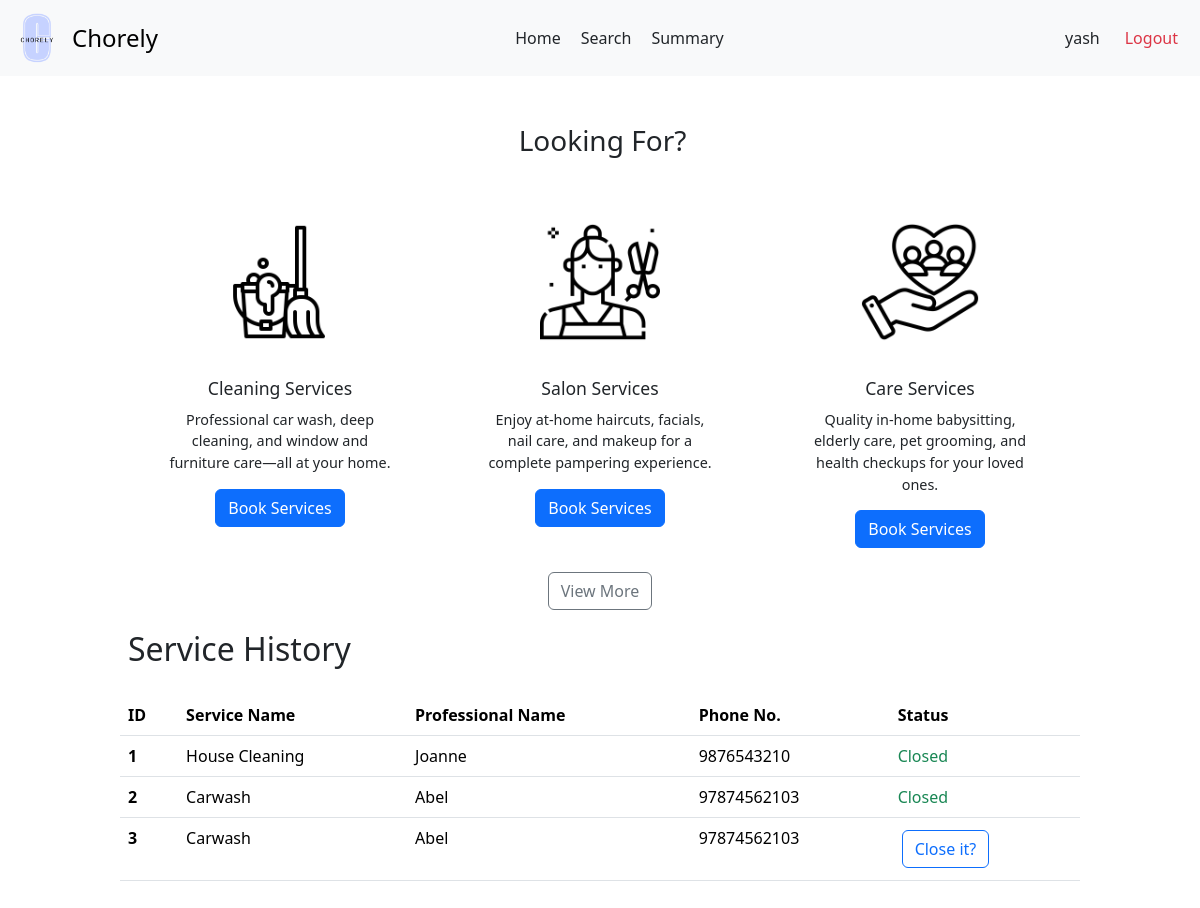
Before: /user/customer/2 with the older database file.
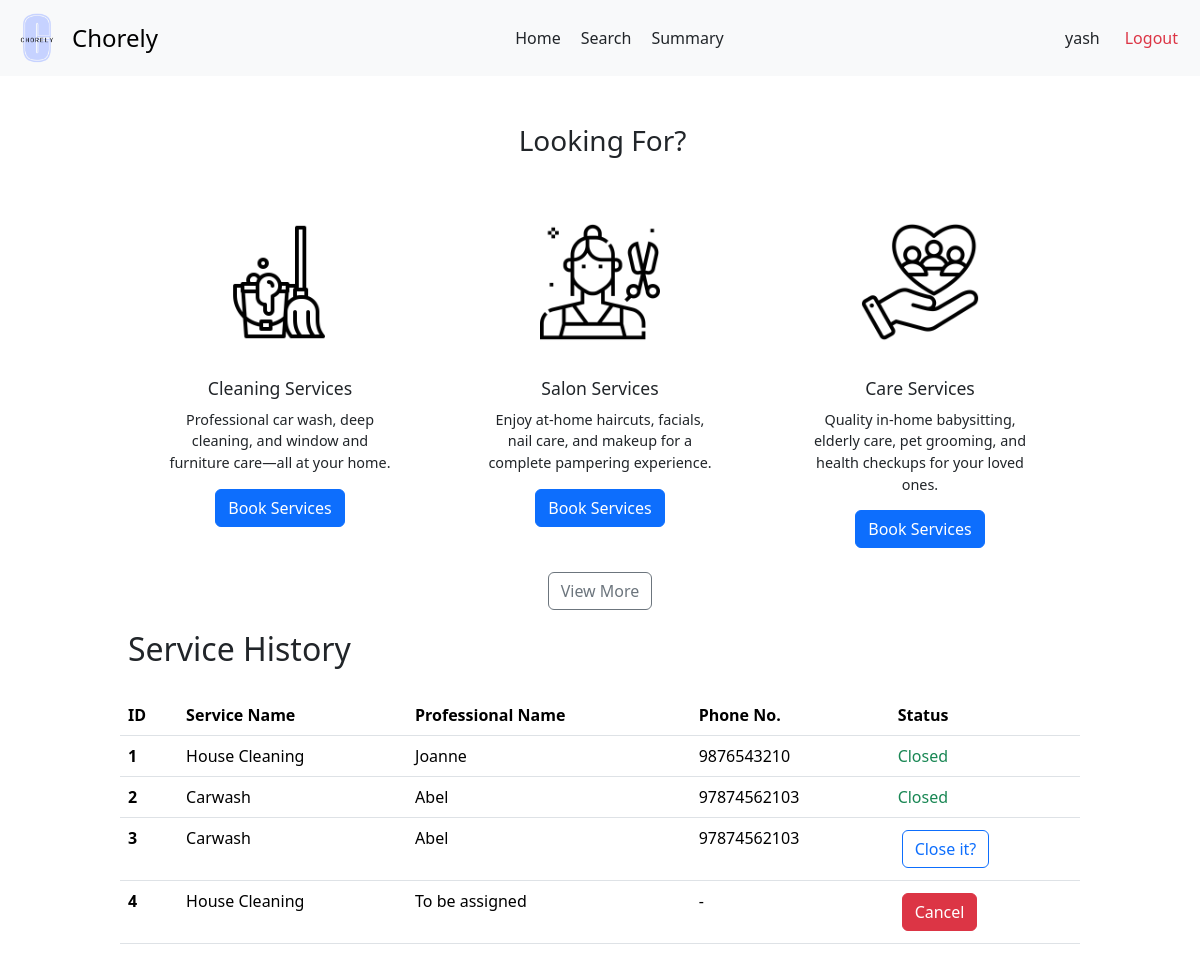
After: the same page with the newer database file.
### backend/models.py (models this page shows)
class Users(db.Model):
  __tablename__ = 'Users'
  user_id = db.Column(db.Integer, primary_key=True, autoincrement=True)
  username = db.Column(db.String, unique=True, nullable=False)
  password = db.Column(db.String, nullable=False)
  role = db.Column(db.String, nullable=False)
  is_blocked = db.Column(db.Boolean, default=False)
  service_professional = db.relationship('ServiceProfessionals', backref='user', uselist=False)
  customer = db.relationship('Customers', backref='user', uselist=False)

class ServiceRequests(db.Model):
    __tablename__ = 'ServiceRequests'
    request_id = db.Column(db.Integer, primary_key=True, autoincrement=True)
    service_id = db.Column(db.Integer, db.ForeignKey('Services.service_id'), nullable=False)
    customer_id = db.Column(db.Integer, db.ForeignKey('Customers.customer_id'), nullable=False)
    professional_id = db.Column(db.Integer, db.ForeignKey('ServiceProfessionals.professional_id'))
    requested_service_date = db.Column(db.Date, default=date.today())
    date_of_request = db.Column(db.Date, default=date.today())
    date_of_completion = db.Column(db.Date)
    service_status = db.Column(db.String, default='requested')
    additional_requests = db.Column(db.String)
    remarks = db.Column(db.String)
    rating = db.Column(db.Float)

class Services(db.Model):
    __tablename__ = 'Services'
    service_id = db.Column(db.Integer, primary_key=True, autoincrement=True)
    name = db.Column(db.String, nullable=False)
    description = db.Column(db.String)
    base_price = db.Column(db.Float, nullable=False)
    time_required = db.Column(db.Integer)
    category = db.Column(db.String)
    service_professionals = db.relationship('ServiceProfessionals', backref='service')
    service_requests = db.relationship('ServiceRequests', backref='service')

class ServiceProfessionals(db.Model):
    __tablename__ = 'ServiceProfessionals'
    professional_id = db.Column(db.Integer, primary_key=True, autoincrement=True)
    user_id = db.Column(db.Integer, db.ForeignKey('Users.user_id'), unique=True, nullable=False)
    service_id = db.Column(db.Integer, db.ForeignKey('Services.service_id'), nullable=False)
    experience_years = db.Column(db.Integer)
    profile_verified = db.Column(db.Boolean, default=False)
    name = db.Column(db.String, nullable = False)
    phone = db.Column(db.String)
    address = db.Column(db.String)
    pin_code = db.Column(db.String)
    service_requests = db.relationship('ServiceRequests', backref='professional')

### backend/customerController.py (the view)
@app.route('/user/customer/<int:user_id>')
def customer_dash(user_id):
  user = Users.query.filter_by(user_id = user_id).first()
  customer = Customers.query.filter_by(user_id = user_id).first()
  return render_template('customer-dash.html', customer = customer, user = user, service_requests = customer.service_requests)

### templates/customer-dash.html (shortened to what this page needs)
<!DOCTYPE html>
<html lang="en">
<head>
  <link href="https://cdn.jsdelivr.net/npm/bootstrap@5.3.3/dist/css/bootstrap.min.css" rel="stylesheet">
  <link rel="stylesheet" href="{{ url_for('static', filename='customer-dash.css') }}">
  <link rel="stylesheet" href="{{ url_for('static', filename='navbar.css') }}">
</head>
<body>
  <nav class="navbar bg-body-tertiary">
    <div class="container-fluid">
      <a class="navbar-brand d-flex align-items-center" href="#" style="text-decoration: none;">
        <img src="{{ url_for('static', filename='logo.png') }}" alt="Chorely Logo" width="50" height="50" id="logo">
        <span style="font-size: 1.5rem;">Chorely</span>
      </a>
      <div style="display: flex;">
        <a class="nav-link active" aria-current="page" href="#">Home</a>
        <a class="nav-link" href="/customer/{{ customer.customer_id }}/search">Search</a>
        <a class="nav-link" href="/user/{{ user.user_id }}/summary">Summary</a>
      </div>
      <div class="d-flex text text-end">
        <a class="nav-link" href="/user/{{ user.user_id }}/profile">{{ user.username }}</a>
        <a class="nav-link text-danger" href="/userlogin">Logout</a>
      </div>
    </div>
  </nav>
  <div id="main">
    <div id="canvas">
      <br>
      <div class="container text-center">
        <h3 class="headings">Looking For?</h3>
        <div class="row g-4 justify-content-center" style="margin-top: 20px;">
          <div class="col">
            <div class="card custom-card mx-auto" style="width: 18rem; border: none;">
              <img src="{{ url_for('static', filename='cleaning.png') }}" class="card-img-top card-icon" alt="cleaning-mop">
              <div class="card-body">
                <h5 class="card-title">Cleaning Services</h5>
                <p class="card-text">Professional car wash, deep cleaning, and window and furniture care—all at your home.</p>
                <a href="/user/{{user.user_id}}/service/category/cleaning" class="btn btn-primary">Book Services</a>
              </div>
            </div>
          </div>
          <div class="col">
            <div class="card custom-card mx-auto" style="width: 18rem; border: none;">
              <img src="{{ url_for('static', filename='salon.png') }}" class="card-img-top card-icon" alt="cleaning-mop">
              <div class="card-body">
                <h5 class="card-title">Salon Services</h5>
                <p class="card-text">Enjoy at-home haircuts, facials, nail care, and makeup for a complete pampering experience.</p>
                <a href="/user/{{user.user_id}}/service/category/salon" class="btn btn-primary">Book Services</a>
              </div>
            </div>
          </div>
          <div class="col">
            <div class="card custom-card mx-auto" style="width: 18rem; border: none;">
              <img src="{{ url_for('static', filename='care.png') }}" class="card-img-top card-icon" alt="cleaning-mop">
              <div class="card-body">
                <h5 class="card-title">Care Services</h5>
                <p class="card-text">Quality in-home babysitting, elderly care, pet grooming, and health checkups for your loved ones.</p>
                <a href="/user/{{user.user_id}}/service/category/care" class="btn btn-primary">Book Services</a>
              </div>
            </div>
          </div>
        </div>
        <div style="text-align: center; margin: 20px;">
          <a href="/customer/{{ customer.customer_id }}/search" class="btn btn-outline-secondary">View More</a>
        </div>
      </div>
      <h2 class="headings">Service History</h2><br>
      {% if service_requests | length ==0 %}
        <div class="text text-center">
          <h5 class="headings">There are no services to display</h5>
        </div>
      {% else %}
        <div>
          <table class="table" style="margin-bottom: 50px;">
            <thead>
              <tr>
                <th scope="col">ID</th>
                <th scope="col">Service Name</th>
                <th scope="col">Professional Name</th>
                <th scope="col">Phone No.</th>
                <th scope="col">Status</th>
              </tr>
            </thead>
            <tbody>
              {% for request in service_requests %}
                <tr>
                  <th scope="row">{{ loop.index }}</th>
                  <td>{{ request.service.name }}</td>
                  {% if request.service_status == 'accepted' %}
                    <td>{{ request.professional.name }}</td>
                    <td>{{ request.professional.phone }}</td>
                    <td><a href="/user/{{ user.user_id }}/service/close/{{ request.request_id }}" class="btn btn-outline-primary">Close it?</a></td>
                  {% else %}
                    {% if request.service_status == 'requested' %}
                      <td>To be assigned</td>
                      <td> - </td>
                      <td><a href="/user/{{ user.user_id }}/service/cancel/{{ request.request_id }}" class="btn btn-danger">Cancel</a></td>
                    {% else %}
                      <td>{{ request.professional.name }}</td>
                      <td>{{ request.professional.phone }}</td>
                      <td class="text text-success">Closed</td>
                    {% endif %}
                  {% endif %}
                </tr>
              {% endfor %}
            </tbody>
          </table>
      {% endif %}
</body>
</html>

### static/customer-dash.css (style rules this page uses)
* { margin: 0px; }
#main, #canvas { margin-top: 90px; border: 2px none black; }
#canvas { width: 80%; margin: auto; height: 1000px; }
.headings { margin: 3px; padding-left: 5px; margin-top: 10px; }
td a { margin: 4px; }
table a { text-decoration: none; }
.card { height: 350px; padding: 10px; }
.card-img-top { margin-top: 10px; height: 120px; object-fit: scale-down; margin-bottom: 20px; }
.card-title { font-size: 1.1rem; margin-bottom: 10px; }
.card-text { font-size: 0.9rem; margin-bottom: 15px; }

### static/navbar.css (style rules this page uses)
#logo { object-fit: contain ; margin-right: 10px; filter: brightness(1.1) contrast(1.1) saturate(1.2); filter: contrast(100%); }
.text-end { margin-right: 10px; }
.navbar { position: fixed; background-color: white; top: 0; left: 0; right: 0; height: max-content; z-index: 1000; }

Changed rows visible on the page:
added ServiceRequests: service.name "House Cleaning"
